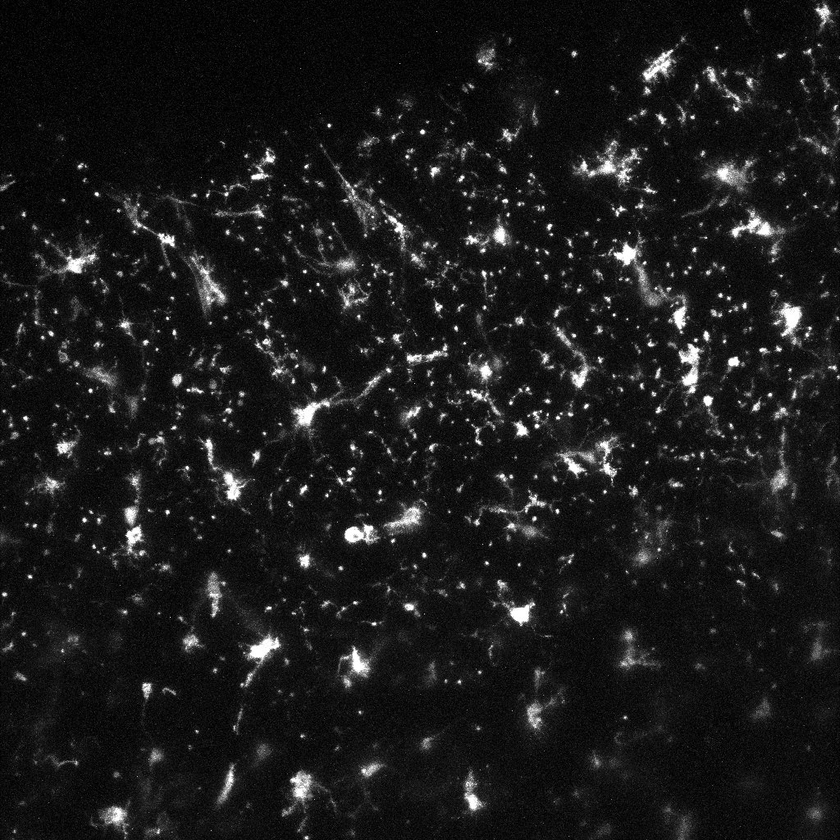
#> input picture Programming/raw_images/fig12b.png, 840 x 840 px, shrunk from 1024 x 1024 before the run, found by its file name
$ python 'MAIN_ microglia.py'
#> lines starting #> are read from the running program, lines starting #| are printed output that depends on the picture; after the words box and inside, x2 and y2 are one past the last pixel; in counts of white or black regions, pixels touching at a corner belong together; long printed decimals are rounded
import numpy as np
import pywt
import pywt.data
import matplotlib.image as mping
import matplotlib.pyplot as plt
import cv2
import os
from PIL import Image
from skimage.restoration import (denoise_wavelet, estimate_sigma)
from skimage.metrics import (peak_signal_noise_ratio, structural_similarity)

def display_image(image_name, image_array):
    """
    Display image
    Parameters:
        image_name (str): image name
        image_array (array): image array
    """
    cv2.imshow(image_name, image_array)
    cv2.waitKey(0)
    cv2.destroyAllWindows()


def image_info(image_name, imArray):
    """
    Display image information
    Parameters:
        imArray (array): image array
    """
    # Display the colour information of the image
    print(f'\nImage information for {image_name}:')
    print(f'Mean: {imArray.mean():.2f}')
    print(f'Minimum: {imArray.min()}')
    print(f'Maximum: {imArray.max()}')

    # Display the histogram for number of pixels against pixel intensity
    plt.hist(imArray.flatten(), bins=100) #, range=(0, 255)
    plt.xlabel('Pixel intensity')
    plt.ylabel('Number of pixels')
    plt.tight_layout()
    plt.savefig('Programming/histograms/' + image_name + '_histogram.png')
    plt.show()


def image_import(folder_path, image_name):
    """
    Import image and return image array
    Parameters:
        folder_path (str): folder path of image
        image_name (str): image name
    Returns:
        imArray (array): image array
    """

    image_path = os.path.join(folder_path, image_name) + '.png' # image path
    imArray = cv2.imread(image_path)

    print(f'Bit depth: {imArray.dtype}')

    display_image('Original Image', imArray)

    image_info('Original Image', imArray)


    return imArray


def gray_conversion(imArray, image_name):
    """
    Convert image to grayscale and convert to 8-bit integer
    Parameters:
        imArray (array): image array
        image_name (str): image name
    Returns:
        imArrayG (array): grayscale 8-bit image array
    """
    imArrayG = cv2.cvtColor(imArray, cv2.COLOR_BGR2GRAY)

    imArrayG = np.uint8(imArrayG) # convert to 8-bit integer

    display_image('Gray 8-bit Integer Image', imArrayG)

    image_info('Gray_8_bit_Image', imArrayG)

    output_path = 'Programming/edited_images/' + image_name + '_gray.png'
    cv2.imwrite(output_path, imArrayG)

    return imArrayG


def discrete_wavelet_transform(imArrayG, n, wavelet):
    """
    Complete DWT
    Parameters:
        imArrayG (array): grayscale 8-bit image array
        n (int): number of levels
        wavelet (str): wavelet type
    Returns:
        coeffs (array): coefficients array from DWT
    """
    coeffs = pywt.wavedec2(imArrayG, wavelet, level=n) # complete DWT

    return coeffs


def reconstrucuted_images(coeffs, n, wavelet, image_name):
    """
    Reconstruct images using only approximation and detail coefficients
    Parameters:
        imArrayG (array): grayscale 8-bit image array
        n (int): number of levels
        wavelet (str): wavelet type
        image_name (str): image name
    Returns:
        reconstructed_image_A (array): reconstructed image using only approximation coefficients
    """
    # SETTING DETAIL COEFFICIENTS TO ZERO
    coeffs_A = list(coeffs)
    for i in range(1, n+1):
        coeffs_A[i] = tuple(np.zeros_like(element) for element in coeffs[i]) # set detail coefficients to zero

    reconstructed_image_A = pywt.waverec2(tuple(coeffs_A), wavelet) # reconstruct image using inverse DWT
    reconstructed_image_A = np.uint8(reconstructed_image_A) # convert to 8-bit integer image

    display_image('Approx Coefficients Only Reconstructed Image', reconstructed_image_A)

    image_info('Approx_Coefficients_Image', reconstructed_image_A)

    output_path = 'Programming/edited_images/' + image_name + '_prepared.png'
    cv2.imwrite(output_path, reconstructed_image_A)

    # SETTING APPROXIMATION COEFFICIENTS TO ZERO
    coeffs_D = list(coeffs)
    for i in range(0, 1):
        coeffs_D[i] = tuple(np.zeros_like(element) for element in coeffs[i])

    reconstructed_image_D = pywt.waverec2(tuple(coeffs_D), wavelet)
    reconstructed_image_D = np.uint8(reconstructed_image_D)

    display_image('Detail Coefficients Only Reconstructed Image', reconstructed_image_D)

    return reconstructed_image_A


# [73 lines left out: function DWT_performance, not called in this run]


def binary_thresholding(prepared_image):
    """
    Binary thresholding using simple thresholding method
    Parameters:
        prepared_image (array): image array
    Returns:
        thresh (array): thresholded image array
    """
    threshold = prepared_image.mean() + 1/2 * prepared_image.std() # threshold value
    print('Mean: ' + str(prepared_image.mean()))
    print('Standard Deviation: ' + str(prepared_image.std()))
    # threshold = 37
    _, thresh = cv2.threshold(prepared_image, threshold, 255, cv2.THRESH_BINARY) # Pixel value > threshold set to 255, then inverted as cv2.findContours() requires white objects on black background

    print('Simple Threshold Value: ' + str(threshold))

    # Display thresholded image
    display_image('Binary Thresholded Image', thresh)

    image_info('Binary_Thresholded_Image', thresh)

    return thresh


# [21 lines left out: function otsu_thresholding, not called in this run]


def cell_identification(binary_image, imArrayG, image_name):
    # Morphological operations
    kernel_open = np.ones((2, 2), np.uint8) # kernel with all ones
    kernel_dilation = np.ones((2, 2), np.uint8)
    kernel_close = np.ones((2, 2), np.uint8)

    morphed = cv2.morphologyEx(binary_image, cv2.MORPH_OPEN, kernel_open) # Removes small white regions (noise in background)
    morphed = cv2.dilate(morphed, kernel_dilation, iterations = 1) # Increases white regions (joins broken cells)
    morphed = cv2.morphologyEx(morphed, cv2.MORPH_CLOSE, kernel_close) # Removes small black holes (noise in cells)

    #morphed = binary_image
    display_image('Morphed Image', morphed)

    # Contour detection
    contours, _ = cv2.findContours(morphed, cv2.RETR_EXTERNAL, cv2.CHAIN_APPROX_SIMPLE) # cv2.RETR_EXTERNAL retrieves only the extreme outer contours, cv2.CHAIN_APPROX_SIMPLE compresses the contour

    # Draw contours on original grayscale image
    result = imArrayG.copy()
    result = cv2.cvtColor(result, cv2.COLOR_GRAY2BGR) # ***Only to display contour in colour

    cv2.drawContours(result, contours, -1, (0, 255, 0), 2)
    display_image('Contours on Grayscale Image', result)


    # Minimum contour area threshold - removes small contours
    min_contour_area = 50

    # Filter contours based on area
    filtered_contours = []
    for contour in contours:
        if cv2.contourArea(contour) > min_contour_area:
            filtered_contours.append(contour)

    # Draw contours on original grayscale image
    result_filtered = imArrayG.copy()
    result_filtered = cv2.cvtColor(result_filtered, cv2.COLOR_GRAY2BGR) # ***Only to display contour and label text in colour

    # Draw contours and number them
    for i in range(len(filtered_contours)):
        cv2.drawContours(result_filtered, filtered_contours, i, (0, 255, 0), 2)
        #cv2.putText(result_filtered, str(i+1), tuple(filtered_contours[i][0][0]), cv2.FONT_HERSHEY_COMPLEX, 1, (0, 0, 255), 1)

        # Output the contours area
        # print('Contour ' + str(i+1) + ' area = ' + str(cv2.contourArea(filtered_contours[i])))

    print('Number of Cells Found: ' + str(len(filtered_contours)))

    display_image('Filtered Contours on Grayscale Image', result_filtered)

    # Save image
    output_path = 'Programming/edited_images/' + image_name + '_contours.png'
    cv2.imwrite(output_path, result_filtered)

    return result_filtered, filtered_contours


def main():
    folder_path = 'Programming/raw_images/'
    image_name = 'fig12b'

    # Import image
    imArray = image_import(folder_path, image_name)
#> in image_import, imArray is the input picture: shape (840, 840, 3); min 0, max 255, mean 26.5
#| Bit depth: uint8
#| Mean: 26.54
#| Minimum: 0
#| Maximum: 255

    # Convert image to grayscale and convert to 8-bit integer
    imArrayG = gray_conversion(imArray, image_name)
#> call 2 of image_info, with image_name = 'Gray_8_bit_Image'
#| Mean: 26.54
#| Minimum: 0
#| Maximum: 255
#> in image_info (call 2), `plt.savefig('Programming/histograms/' + image_name + '_histogram.png')`:
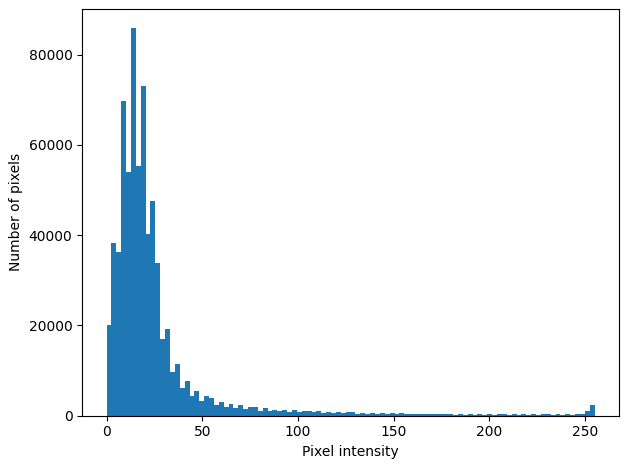
#> figure drawn by matplotlib, 1 panel; tallest bar 85839 high, from x = 12.75 to 15.3

    n = 2
    wavelet = 'haar'

    # Complete DWT
    coeffs = discrete_wavelet_transform(imArrayG, n, wavelet)
#> in discrete_wavelet_transform, `coeffs = pywt.wavedec2(imArrayG, wavelet, level=n)`: coeffs = 3 items
#> coeffs = 3 items

    # Reconstruct images with only approximation and detail coefficients respectively
    prepared_image = reconstrucuted_images(coeffs, n, wavelet, image_name)
#> call 3 of image_info, with image_name = 'Approx_Coefficients_Image'
#| Mean: 26.07
#| Minimum: 1
#| Maximum: 255
#> in image_info (call 3), `plt.savefig('Programming/histograms/' + image_name + '_histogram.png')`:
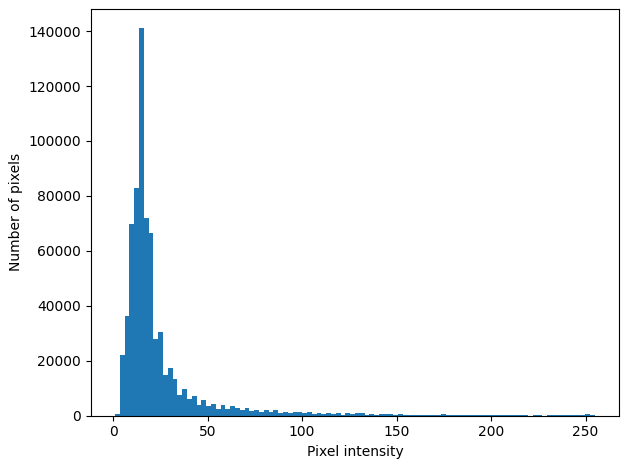
#> figure drawn by matplotlib, 1 panel; tallest bar 140992 high, from x = 13.7 to 16.24
#> in reconstrucuted_images, `reconstructed_image_D = pywt.waverec2(tuple(coeffs_D), wavelet)`:
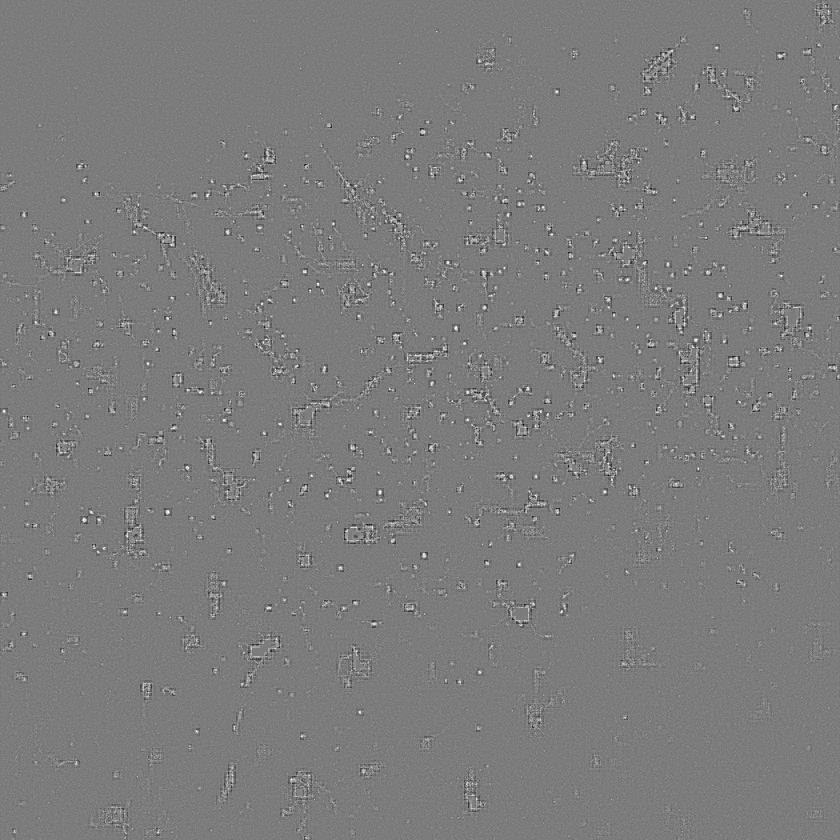
#> reconstructed_image_D: shape (840, 840) float64; min -188.5, max 197.6, mean 0; drawn with min black and max white
#> in reconstrucuted_images, `reconstructed_image_D = np.uint8(reconstructed_image_D)`:
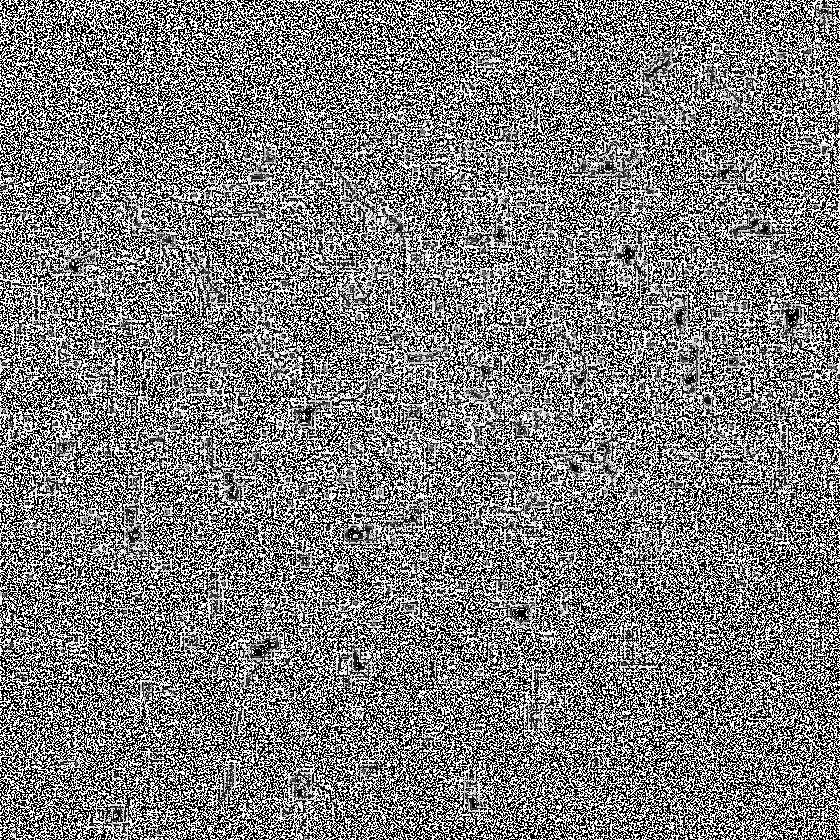
#> reconstructed_image_D: shape (840, 840); min 0, max 255, mean 125.4

    """
    # Evaluate the performance before and after DWT applied
    DWT_performance(imArrayG)
    """

    # Binary thresholding
    binary_image_simple = binary_thresholding(prepared_image)
#> in binary_thresholding, `threshold = prepared_image.mean() + 1/2 * prepared_image.std()`: threshold = 41.57
#| Mean: 26.069
#| Standard Deviation: 31.010
#> in binary_thresholding, `_, thresh = cv2.threshold(prepared_image, threshold, 255, cv2.THRESH_B..`:
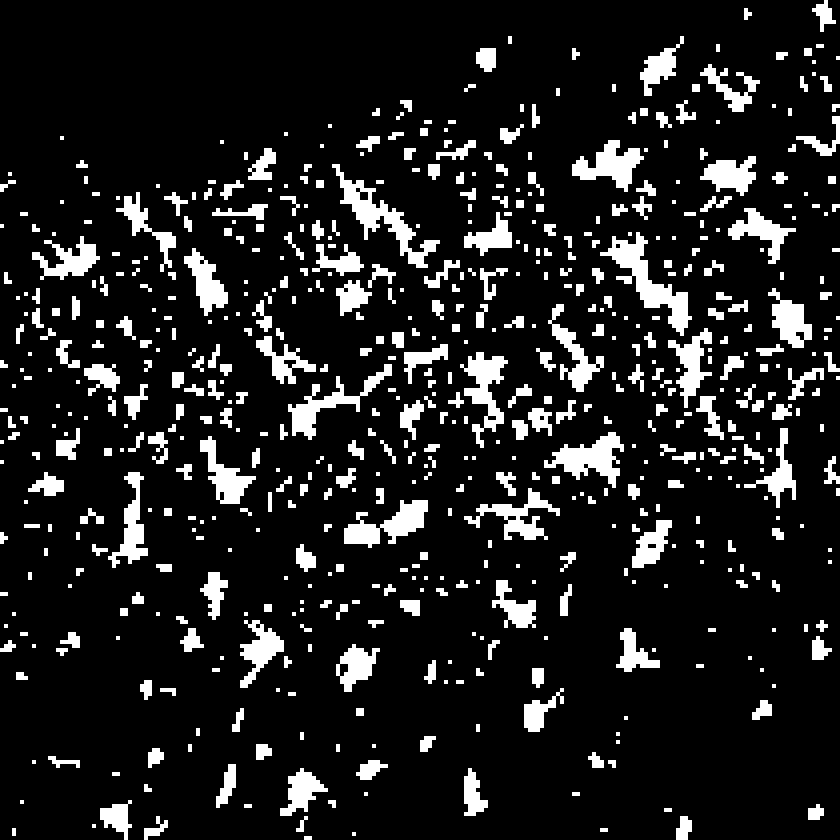
#> thresh: shape (840, 840); 12.4% white; 615 white regions (185 under 20 px), largest, box (x1, y1, x2, y2) and area: (600, 232, 692, 336) 2672, (332, 164, 440, 268) 2464, (544, 432, 624, 488) 1984
#| Simple Threshold Value: 41.574
#| Mean: 31.66
#| Minimum: 0
#| Maximum: 255


    # Otsu's thresholding
    #binary_image_otsu = otsu_thresholding(prepared_image)

    # Morphological operations and contour detection (cell identification)
    result_filtered, filtered_contours = cell_identification(binary_image_simple, imArrayG, image_name)
#> in cell_identification, `morphed = cv2.morphologyEx(binary_image, cv2.MORPH_OPEN, kernel_open)`: morphed: shape (840, 840); 12.4% white; 615 white regions (182 under 20 px), largest, box (x1, y1, x2, y2) and area: (601, 233, 693, 337) 2672, (333, 165, 441, 269) 2464, (545, 433, 625, 489) 1984
#> in cell_identification, `morphed = cv2.dilate(morphed, kernel_dilation, iterations = 1)`: morphed: shape (840, 840); 14.8% white; 615 white regions (3 under 20 px), largest, box (x1, y1, x2, y2) and area: (601, 233, 694, 338) 2932, (333, 165, 442, 270) 2795, (545, 433, 626, 490) 2188
#> in cell_identification, `morphed = cv2.morphologyEx(morphed, cv2.MORPH_CLOSE, kernel_close)`:
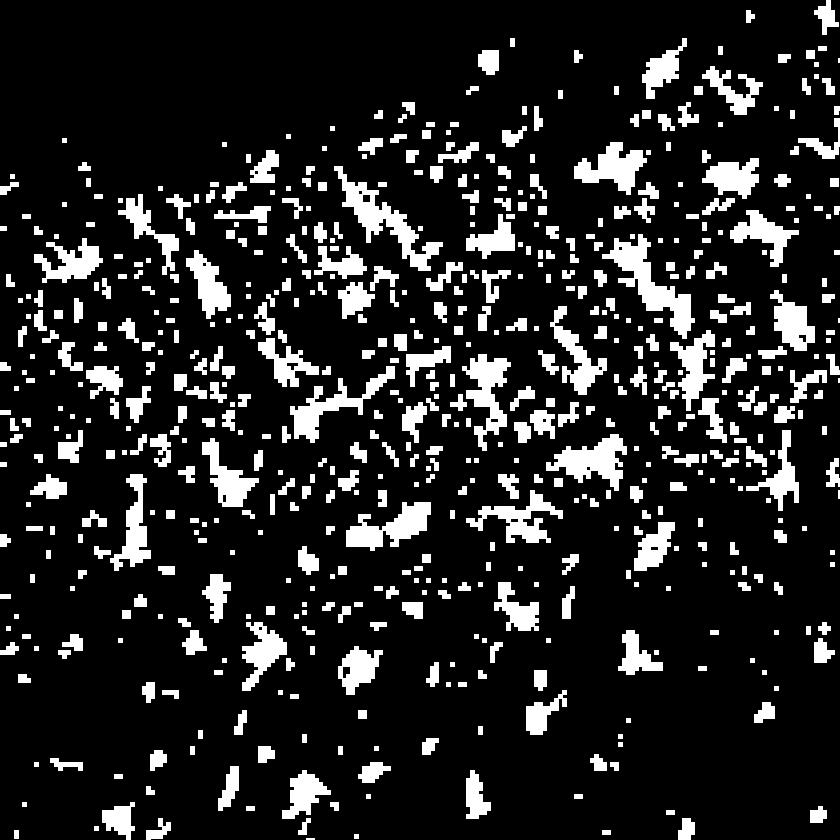
#> morphed: shape (840, 840); 14.8% white; 615 white regions (5 under 20 px)
#> in cell_identification, `contours, _ = cv2.findContours(morphed, cv2.RETR_EXTERNAL, cv2.CHAIN_A..`: contours = 615 contours, 184 with area under 20; largest, box (x1, y1, x2, y2) and area: (602, 234, 695, 339) 2706, (334, 166, 443, 271) 2570, (546, 434, 627, 491) 2017, (346, 502, 431, 551) 1932, (462, 354, 511, 451) 1874
#> in cell_identification, `cv2.drawContours(result, contours, -1, (0, 255, 0), 2)`:
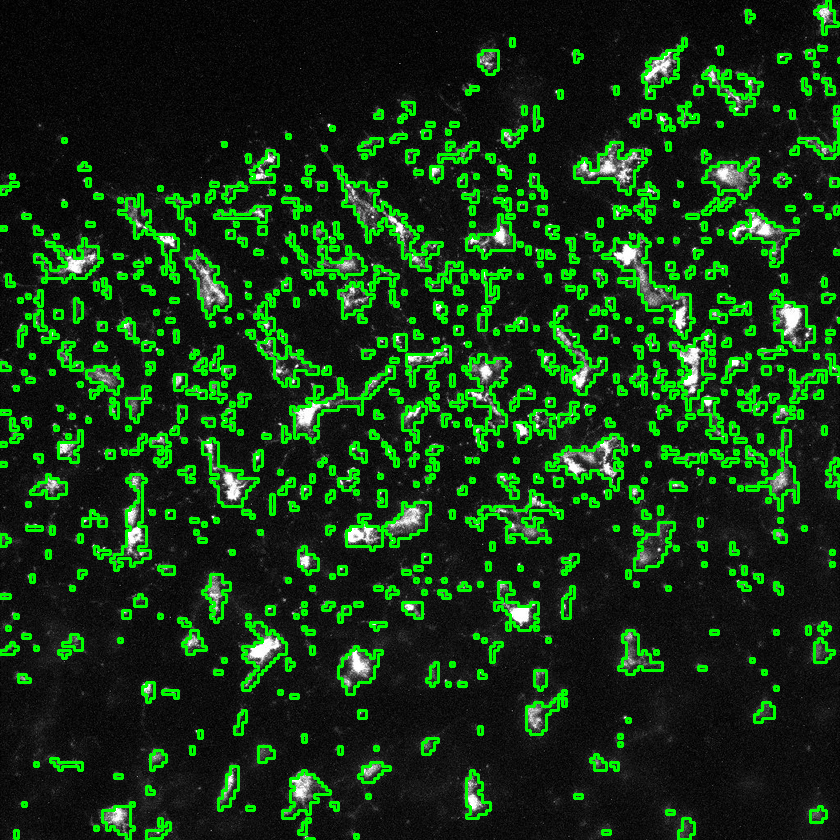
#> result: shape (840, 840, 3); 13.05% of pixels changed, all inside (x1, y1, x2, y2) = (0, 0, 840, 840)
    #result_filtered, filtered_contours = cell_identification(binary_image_otsu, imArrayG, image_name)

if __name__ == "__main__":
    main()
